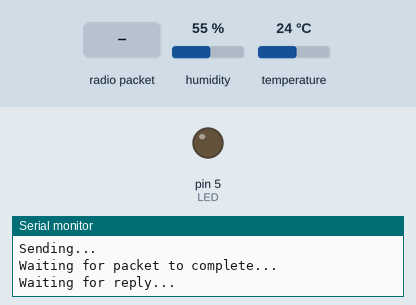
Recording of a sketch running on a simulated Arduino Uno, built with avr-gcc and run on an emulated ATmega328P. Shown: output pins drawn as LEDs (lit = HIGH), the last lines printed to the serial monitor. Dashed ring = blinking. The test bench sets the inputs (shaded band); at power-on: humidity 55 %, temperature 24 °C. No radio packets arrive unless stated; pins used as bus, display or sensor lines are not drawn.

Above: at 1.3 s.
1.4 s: radio packet "1" arrives
At 3.9 s:
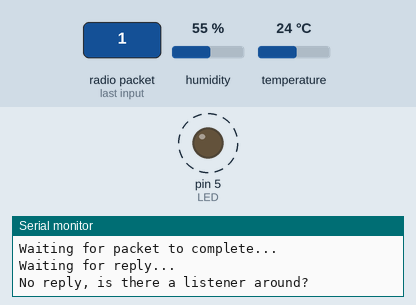
Timing chart, 0 to 13.6 s (numbered marks = the images above; inputs shaded):
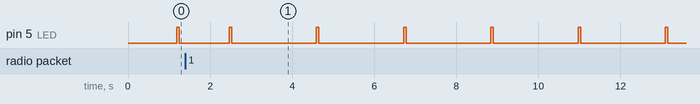

Measured:
- by itself, pin 5 (LED): alternates HIGH for 0.06 s and LOW for 2.1 s

The sketch:

dippy_am2315_lora.ino
```cpp
// Feather9x_TX
// -*- mode: C++ -*-
// Example sketch showing how to create a simple messaging client (transmitter)
// with the RH_RF95 class. RH_RF95 class does not provide for addressing or
// reliability, so you should only use RH_RF95 if you do not need the higher
// level messaging abilities.
// It is designed to work with the other example Feather9x_RX

#include <SPI.h>
#include <RH_RF95.h>
#include <Wire.h>
#include <Adafruit_AM2315.h>


#include <ArduinoJson.h>


Adafruit_AM2315 am2315;

/* for feather32u4
#define RFM95_CS 8
#define RFM95_RST 4
#define RFM95_INT 7
*/

// for mothbot
#define RFM95_CS 8
#define RFM95_RST 7
#define RFM95_INT 2


/* for shield
#define RFM95_CS 10
#define RFM95_RST 9
#define RFM95_INT 7
*/

/* Feather 32u4 w/wing
#define RFM95_RST     11   // "A"
#define RFM95_CS      10   // "B"
#define RFM95_INT     2    // "SDA" (only SDA/SCL/RX/TX have IRQ!)
*/

/* Feather m0 w/wing
#define RFM95_RST     11   // "A"
#define RFM95_CS      10   // "B"
#define RFM95_INT     6    // "D"
*/

// Change to 434.0 or other frequency, must match RX's freq!
#define RF95_FREQ 915.0

// Singleton instance of the radio driver
RH_RF95 rf95(RFM95_CS, RFM95_INT);

#define LED 5


StaticJsonDocument<200> doc;


void setup()
{

   if (! am2315.begin()) {
     Serial.println("Sensor not found, check wiring & pullups!");
     while (1);
  }

  pinMode(LED, OUTPUT);

  pinMode(RFM95_RST, OUTPUT);
  digitalWrite(RFM95_RST, HIGH);

  Serial.begin(115200);
  /*while (!Serial) {
    delay(1);
  }
  */

  delay(100);

  Serial.println("Feather LoRa TX Test!");

  // manual reset
  digitalWrite(RFM95_RST, LOW);
  delay(10);
  digitalWrite(RFM95_RST, HIGH);
  delay(10);

  while (!rf95.init()) {
    Serial.println("LoRa radio init failed");
    Serial.println("Uncomment '#define SERIAL_DEBUG' in RH_RF95.cpp for detailed debug info");
    while (1);
  }
  Serial.println("LoRa radio init OK!");

  // Defaults after init are 434.0MHz, modulation GFSK_Rb250Fd250, +13dbM
  if (!rf95.setFrequency(RF95_FREQ)) {
    Serial.println("setFrequency failed");
    while (1);
  }
  Serial.print("Set Freq to: "); Serial.println(RF95_FREQ);

  // Defaults after init are 434.0MHz, 13dBm, Bw = 125 kHz, Cr = 4/5, Sf = 128chips/symbol, CRC on

  // The default transmitter power is 13dBm, using PA_BOOST.
  // If you are using RFM95/96/97/98 modules which uses the PA_BOOST transmitter pin, then
  // you can set transmitter powers from 5 to 23 dBm:
  rf95.setTxPower(23, false);
}

int16_t packetnum = 0;  // packet counter, we increment per xmission

void loop()
{

  float temperature, humidity;

  if (! am2315.readTemperatureAndHumidity(&temperature, &humidity)) {
    Serial.println("Failed to read data from AM2315");
    return;
  }

  delay(1000); // Wait 1 second between transmits, could also 'sleep' here!
  Serial.println("Transmitting..."); // Send a message to rf95_server

  char radiopacket[20] = "Hello World #      ";
  itoa(packetnum++, radiopacket+13, 10);
  Serial.print("Sending "); Serial.println(radiopacket);
  radiopacket[19] = 0;

  Serial.println("Sending...");
  delay(10);

  rf95.send((uint8_t *)radiopacket, 20);

  Serial.println("Waiting for packet to complete...");
  delay(10);
  digitalWrite(LED, HIGH);
  rf95.waitPacketSent();
  digitalWrite(LED, LOW);
  // Now wait for a reply
  uint8_t buf[RH_RF95_MAX_MESSAGE_LEN];
  uint8_t len = sizeof(buf);

  Serial.println("Waiting for reply...");
  if (rf95.waitAvailableTimeout(1000))
  {
    // Should be a reply message for us now
    if (rf95.recv(buf, &len))
   {
      Serial.print("Got reply: ");
      Serial.println((char*)buf);
      Serial.print("RSSI: ");
      Serial.println(rf95.lastRssi(), DEC);
    }
    else
    {
      Serial.println("Receive failed");
    }
  }
  else
  {
    Serial.println("No reply, is there a listener around?");
  }

}
```
